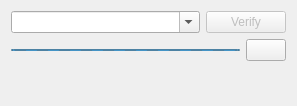
<?xml version="1.0" encoding="UTF-8"?>
<ui version="4.0">
 <class>PomfOptions</class>
 <widget class="QWidget" name="PomfOptions">
  <property name="geometry">
   <rect>
    <x>0</x>
    <y>0</y>
    <width>297</width>
    <height>106</height>
   </rect>
  </property>
  <property name="windowTitle">
   <string>Form</string>
  </property>
  <layout class="QGridLayout" name="gridLayout">
   <item row="0" column="0">
    <widget class="QComboBox" name="pomfUrlComboBox">
     <property name="sizePolicy">
      <sizepolicy hsizetype="Expanding" vsizetype="Fixed">
       <horstretch>0</horstretch>
       <verstretch>0</verstretch>
      </sizepolicy>
     </property>
     <property name="toolTip">
      <string>URL to a pomf.se clone</string>
     </property>
     <property name="editable">
      <bool>true</bool>
     </property>
    </widget>
   </item>
   <item row="0" column="1" colspan="2">
    <widget class="QPushButton" name="verifyButton">
     <property name="enabled">
      <bool>false</bool>
     </property>
     <property name="text">
      <string>Verify</string>
     </property>
    </widget>
   </item>
   <item row="3" column="0">
    <spacer name="verticalSpacer">
     <property name="orientation">
      <enum>Qt::Vertical</enum>
     </property>
     <property name="sizeHint" stdset="0">
      <size>
       <width>0</width>
       <height>0</height>
      </size>
     </property>
    </spacer>
   </item>
   <item row="2" column="2">
    <widget class="QPushButton" name="cancelButton">
     <property name="text">
      <string/>
     </property>
     <property name="icon">
      <iconset resource="../lightscreen.qrc">
       <normaloff>:/icons/no</normaloff>:/icons/no</iconset>
     </property>
    </widget>
   </item>
   <item row="2" column="0" colspan="2">
    <widget class="QProgressBar" name="progressIndicatorBar">
     <property name="maximumSize">
      <size>
       <width>16777215</width>
       <height>2</height>
      </size>
     </property>
     <property name="maximum">
      <number>0</number>
     </property>
     <property name="value">
      <number>0</number>
     </property>
     <property name="textVisible">
      <bool>false</bool>
     </property>
    </widget>
   </item>
  </layout>
 </widget>
 <resources>
  <include location="../lightscreen.qrc"/>
 </resources>
 <connections/>
</ui>
